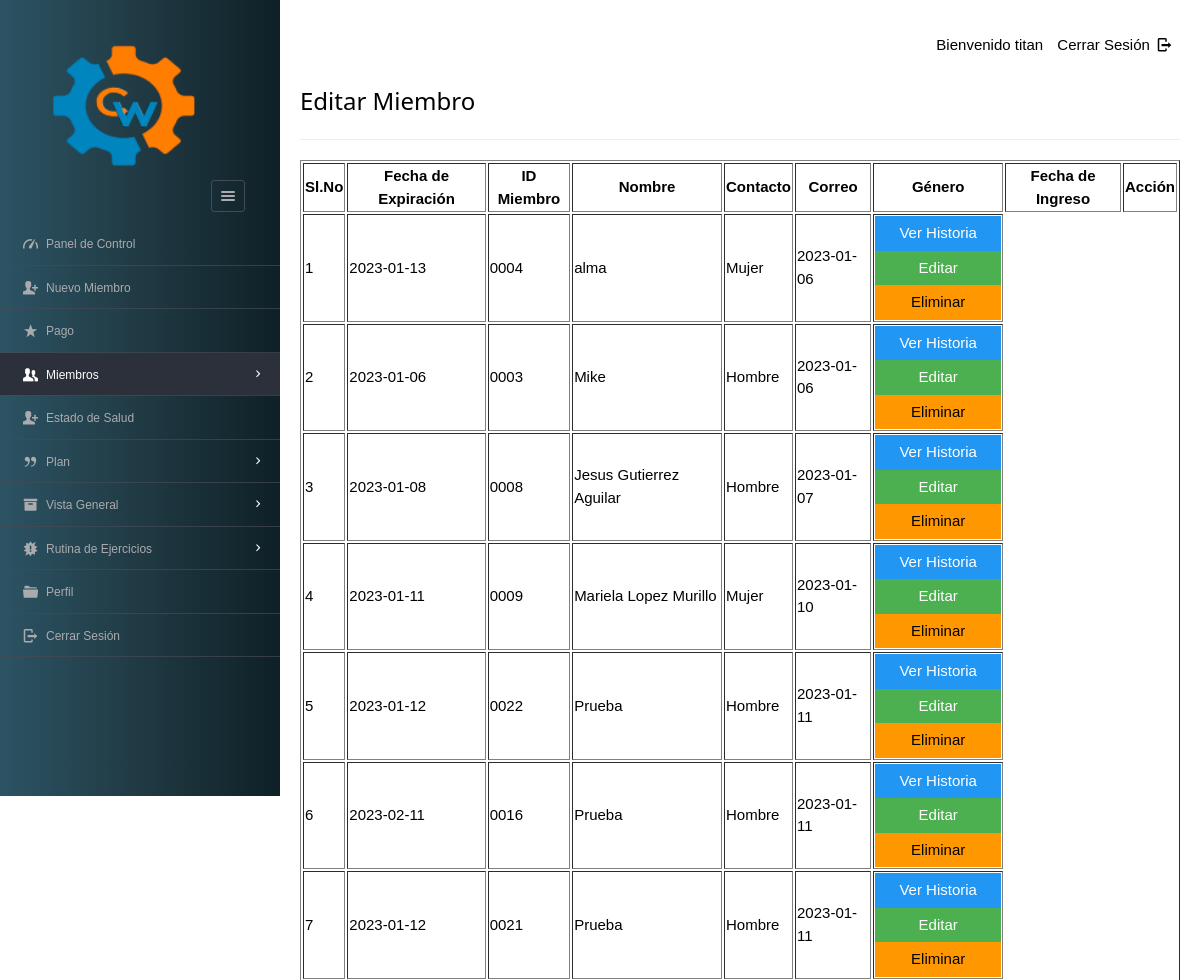
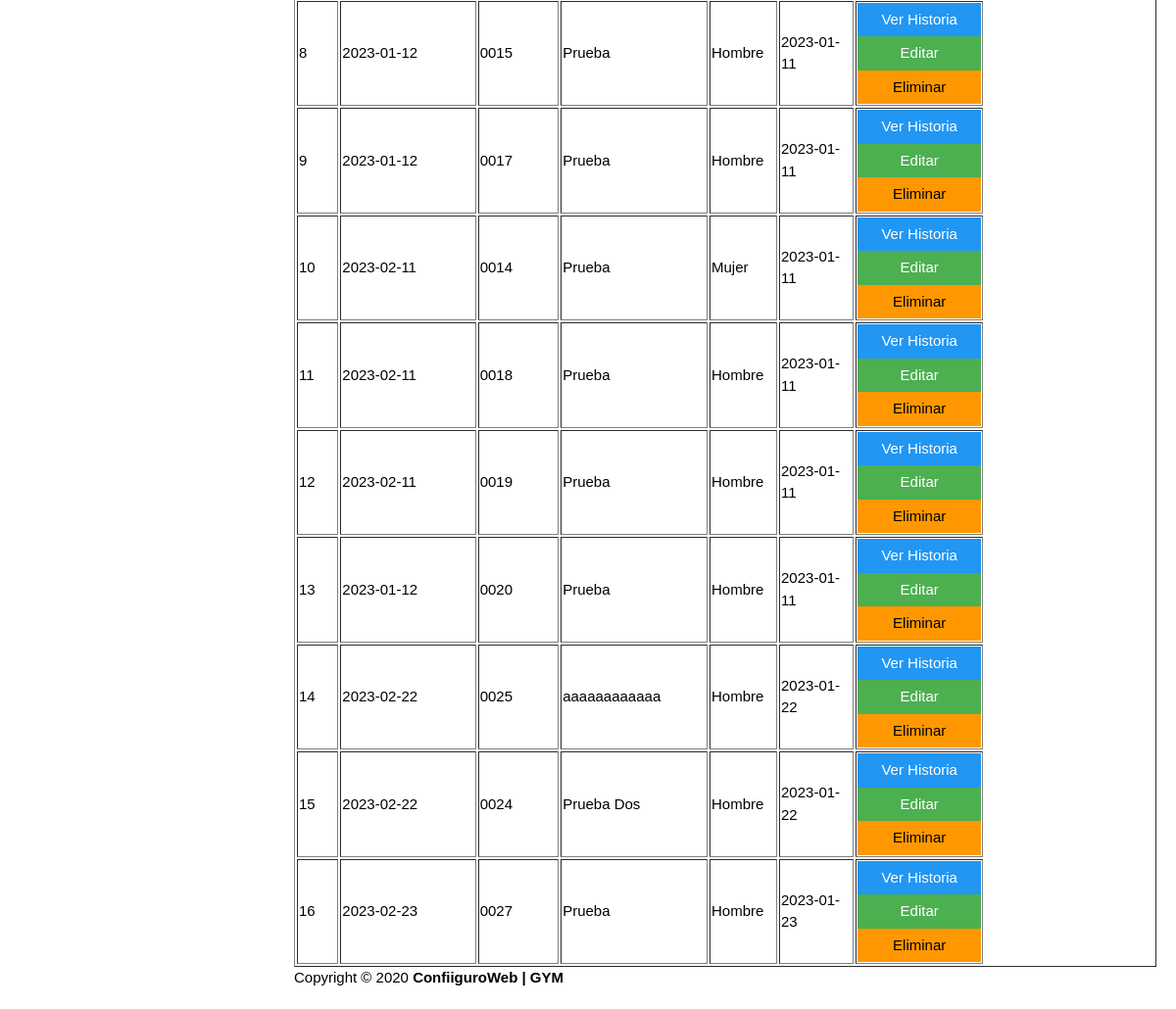
The app's page /dashboard/admin/view_mem.php (signed in) with its own data (2 pictures, top to bottom).
### tables this page shows
CREATE TABLE `enrolls_to` (
  `et_id` int(5) NOT NULL,
  `pid` varchar(8) NOT NULL,
  `paid_date` varchar(15) DEFAULT NULL,
  `expire` varchar(15) DEFAULT NULL,
  `startDate` varchar(15) NOT NULL,
  `uid` int(4) UNSIGNED ZEROFILL DEFAULT NULL,
  `amount` int(10) NOT NULL
);

CREATE TABLE `users` (
  `userid` int(4) UNSIGNED ZEROFILL NOT NULL,
  `username` varchar(40) NOT NULL,
  `gender` varchar(8) NOT NULL,
  `phone` varchar(15) NOT NULL,
  `dob` varchar(10) NOT NULL,
  `joining_date` varchar(10) NOT NULL
);

### dashboard/admin/view_mem.php (the view, shortened to what this page needs)
<?php
require '../../include/db_conn.php';
?>
<!DOCTYPE html>
<html lang="es">
<head>
    <link rel="stylesheet" href="../../css/style.css"  id="style-resource-5">
    <link rel="stylesheet" href="../../css/dashMain.css">
    <link rel="stylesheet" type="text/css" href="../../css/entypo.css">
	<link href="a1style.css" rel="stylesheet" type="text/css">
</head>
    <body class="page-body  page-fade" onload="collapseSidebar()" style="<?php echo "background:$backgroundColor !important;"?>">
    	<div class="page-container sidebar-collapsed" id="navbarcollapse">
		<div class="sidebar-menu">
			<header class="logo-env">
			<div class="logo">
				<a href="main.php">
					<img src="../../images/logo.png" alt="" width="192" height="80" />
				</a>
			</div>
					<div class="sidebar-collapse" onclick="collapseSidebar()">
				<a href="#" class="sidebar-collapse-icon with-animation">
					<i class="entypo-menu"></i>
				</a>
			</div>
			</header>
    		<?php include('nav.php'); ?>
    	</div>
    		<div class="main-content">
				<div class="row">
					<div class="col-md-6 col-sm-8 clearfix">
					</div>
					<div class="col-md-6 col-sm-4 clearfix hidden-xs">
						<ul class="list-inline links-list pull-right">
							<li>Bienvenido <?php echo $_SESSION['full_name']; ?>
							</li>
							<li>
								<a href="logout.php">
									Cerrar Sesión <i class="entypo-logout right"></i>
								</a>
							</li>
						</ul>
					</div>
				</div>
		<h3>Editar Miembro</h3>
		<hr />
		<table class="table table-bordered datatable" id="table-1" border=1>
			<thead>
				<tr><h2>
					<th>Sl.No</th>
					<th>Fecha de Expiración</th>
					<th>ID Miembro</th>
					<th>Nombre</th>
					<th>Contacto</th>
					<th>Correo</th>
					<th>Género</th>
					<th>Fecha de Ingreso</th>
					<th>Acción</th></h2>
				</tr>
			</thead>
				<tbody>
						<?php
							$query  = "select * from users ORDER BY joining_date";
							$result = mysqli_query($con, $query);
							$sno    = 1;
							if (mysqli_affected_rows($con) != 0) {
							    while ($row = mysqli_fetch_array($result, MYSQLI_ASSOC)) {
							        $uid   = $row['userid'];
							        $query1  = "select * from enrolls_to WHERE uid='$uid'";
							        $result1 = mysqli_query($con, $query1);
							        if (mysqli_affected_rows($con) == 1) {
							            while ($row1 = mysqli_fetch_array($result1, MYSQLI_ASSOC)) {
							                echo "<tr><td>".$sno."</td>";
							                echo "<td>" . $row1['expire'] . "</td>";
							                echo "<td>" . $row['userid'] . "</td>";
							                echo "<td>" . $row['username'] . "</td>";
							                echo "<td>" . $row['gender'] . "</td>";
							                echo "<td>" . $row['joining_date'] ."</td>";
							                $sno++;
							                echo "<td><form action='read_member.php' method='post'><input type='hidden' name='name' value='" . $uid . "'/><input type='submit' class='a1-btn a1-blue' id='button1' value='Ver Historia ' class='btn btn-info'/></form><form action='edit_member.php' method='post'><input type='hidden'  name='name' value='" . $uid . "'/><input type='submit' class='a1-btn a1-green' id='button1' value='Editar' class='btn btn-warning'/></form><form action='del_member.php' method='post' onsubmit='return ConfirmDelete()'><input type='hidden' name='name' value='" . $uid . "'/><input type='submit' value='Eliminar' width='20px' id='button1' class='a1-btn a1-orange'/></form></td></tr>";
							            }
							        }
							    }
							}
						?>
					</tbody>
				</table>
			<?php include('footer.php'); ?>
    	</div>
    </body>
</html>

### css/style.css (style rules this page uses)
html { font-size: 62.5%; font-family: sans-serif; }
div { display: block; }
body { font-family: "Noto Sans", sans-serif, "Helvetica Neue", Helvetica, Arial, sans-serif; font-size: 12px; line-height: 1.428571429; display: block; margin: 0; }
*, *:before, *:after { box-sizing: border-box; }
a { text-decoration: none; background: transparent; }
img { vertical-align: middle; }
img { border: 0; }
.logo img { width: 220px; height: 200px; }
input, button, select, textarea { font-family: inherit; font-size: inherit; line-height: inherit; }
button, input { line-height: normal; }
button, input, select, textarea { font-family: inherit; font-size: 100%; margin: 0; }
input { background-color: white; cursor: text; padding: 1px; border-width: 2px; border-style: inset; border-color: initial; border-image: initial; }
input, textarea, select, button { text-rendering: auto; color: initial; letter-spacing: normal; word-spacing: normal; text-transform: none; text-indent: 0px; text-shadow: none; display: inline-block; text-align: start; margin: 0em; font: 400 13.3333px Arial; }
button, html input[type="button"], input[type="reset"], input[type="submit"] { cursor: pointer; }
a { color: #373e4a; text-decoration: none; }
a { background: transparent; }
a { color: #373e4a; }
.page-container { position: relative; padding-left: 280px; }
.page-container .sidebar-menu { position: absolute; width: 280px; top: 0; left: 0; bottom: 0; background: #0F2027; background: -webkit-linear-gradient(to right, #2C5364, #203A43, #0F2027); background: linear-gradient(to right, #2C5364, #203A43, #0F2027); color: #aaabae; z-index: 1; min-height: 796px; box-sizing: border-box; }
.page-container .sidebar-menu .logo-env { width: 100%; padding: 35px; padding-bottom: 10px; box-sizing: border-box; }
.page-container .sidebar-menu .logo-env:before, .page-container .sidebar-menu .logo-env:after { content: " "; display: table; }
.page-container .sidebar-menu .logo-env > div { display: block; vertical-align: middle; white-space: nowrap; float: left; }
.page-container .sidebar-menu .logo-env > div > a { display: inline-block; color: #aaabae; }
.page-container .sidebar-menu .logo-env > div.sidebar-collapse, .page-container .sidebar-menu .logo-env > div.sidebar-mobile-menu { position: relative; float: right; }
.page-container .sidebar-menu .logo-env > div.sidebar-collapse a, .page-container .sidebar-menu .logo-env > div.sidebar-mobile-menu a { display: inline-block; border: 1px solid #454a54; text-align: center; padding: 0; line-height: 1; font-size: 20px; font-weight: 300; padding: 5px 2px; background-clip: padding-box; border-radius: 3px; transition: all 200ms ease-in-out; }
.page-container .sidebar-menu .logo-env .logo img { width: 180px; height: 150px; }
.page-container .sidebar-menu .logo-env:after { clear: both; }
ul, ol { margin-top: 0; margin-bottom: 8.5px; }
ul, menu, dir { display: block; list-style-type: disc; }
li { display: list-item; }
i, cite, em, var, address, dfn { font-style: italic; }

### css/entypo.css (style rules this page uses)
[class^="entypo-"]:before, [class*=" entypo-"]:before { font-family: "entypo"; font-style: normal; font-weight: normal; speak: none; display: inline-block; text-decoration: inherit; width: 1em; margin-right: .2em; text-align: center; font-variant: normal; text-transform: none; line-height: 1em; margin-left: .2em; }
.entypo-menu:before { content: '\e811'; }
.entypo-logout:before { content: '\e85d'; }

### dashboard/admin/view_mem.php (style rules this page uses)
#button1 { width:126px; }

### records on screen
users: userid "0004", username "alma", gender "Mujer", joining_date "2023-01-06"
enrolls_to: expire "2023-01-13"
users: userid "0003", username "Mike", gender "Hombre", joining_date "2023-01-06"
enrolls_to: expire "2023-01-06"
users: userid "0008", username "Jesus Gutierrez Aguilar", gender "Hombre", joining_date "2023-01-07"
enrolls_to: expire "2023-01-08"
users: userid "0009", username "Mariela Lopez Murillo", gender "Mujer", joining_date "2023-01-10"
enrolls_to: expire "2023-01-11"
users: userid "0022", username "Prueba", gender "Hombre", joining_date "2023-01-11"
enrolls_to: expire "2023-01-12"
users: userid "0016", username "Prueba", gender "Hombre", joining_date "2023-01-11"
enrolls_to: expire "2023-02-11"
users: userid "0021", username "Prueba", gender "Hombre", joining_date "2023-01-11"
enrolls_to: expire "2023-01-12"
users: userid "0015", username "Prueba", gender "Hombre", joining_date "2023-01-11"
enrolls_to: expire "2023-01-12"
users: userid "0017", username "Prueba", gender "Hombre", joining_date "2023-01-11"
enrolls_to: expire "2023-01-12"
users: userid "0014", username "Prueba", gender "Mujer", joining_date "2023-01-11"
enrolls_to: expire "2023-02-11"
users: userid "0018", username "Prueba", gender "Hombre", joining_date "2023-01-11"
enrolls_to: expire "2023-02-11"
users: userid "0019", username "Prueba", gender "Hombre", joining_date "2023-01-11"
enrolls_to: expire "2023-02-11"
users: userid "0020", username "Prueba", gender "Hombre", joining_date "2023-01-11"
enrolls_to: expire "2023-01-12"
users: userid "0025", username "aaaaaaaaaaaa", gender "Hombre", joining_date "2023-01-22"
enrolls_to: expire "2023-02-22"
users: userid "0024", username "Prueba Dos", gender "Hombre", joining_date "2023-01-22"
enrolls_to: expire "2023-02-22"
users: userid "0027", username "Prueba", gender "Hombre", joining_date "2023-01-23"
enrolls_to: expire "2023-02-23"

### other values on screen
$_SESSION['full_name'] "titan"
